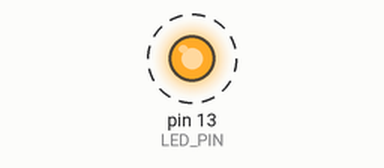
This sketch was run on a simulated Arduino Uno, built with avr-gcc and run on an emulated ATmega328P. Parts: output pins drawn as LEDs (lit = HIGH). Dashed ring = blinking.

Above: at 0.5 s.
Timing chart, 0 to 4.6 s (numbered marks = the images above):
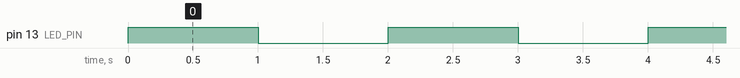

The sketch:

BlinkingLED.ino
```cpp
// (licence header left out)
// BlinkingLED.ino
#include <Arduino.h>

// Define pin for the LED
const int LED_PIN = 13;

// Setup function runs once when you press reset or power the board
void setup() {
  // Initialize the digital pin as an output.
  pinMode(LED_PIN, OUTPUT);
}

// Loop function runs over and over again forever
void loop() {
  // Turn the LED on (HIGH is the voltage level)
  digitalWrite(LED_PIN, HIGH);
  // Wait for a second
  delay(1000);
  // Turn the LED off by making the voltage LOW
  digitalWrite(LED_PIN, LOW);
  // Wait for a second
  delay(1000);
}
```

Measured:
- by itself, pin 13 (LED_PIN): alternates HIGH for 1.0 s and LOW for 1.0 s
